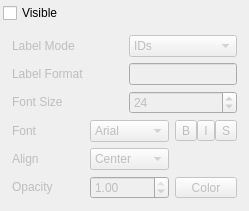
        <widget class="QWidget" name="tab_CellLabel">
         <attribute name="title">
          <string>Cell Label</string>
         </attribute>
         <layout class="QGridLayout">
          <property name="margin">
           <number>3</number>
          </property>
          <property name="spacing">
           <number>3</number>
          </property>
          <item row="0" column="0">
           <widget class="QCheckBox" name="checkBoxLabelCells">
            <property name="text">
             <string>Visible</string>
            </property>
           </widget>
          </item>
          <item row="1" column="0">
           <widget class="QFrame" name="frame_CellLabelStyle">
            <property name="enabled">
             <bool>false</bool>
            </property>
            <layout class="QGridLayout">
             <item row="2" column="2" colspan="2">
              <widget class="QSpinBox" name="spinBoxSize_Cell">
               <property name="sizePolicy">
                <sizepolicy hsizetype="Minimum" vsizetype="Fixed">
                 <horstretch>0</horstretch>
                 <verstretch>0</verstretch>
                </sizepolicy>
               </property>
               <property name="minimum">
                <number>1</number>
               </property>
               <property name="maximum">
                <number>1024</number>
               </property>
               <property name="value">
                <number>24</number>
               </property>
              </widget>
             </item>
             <item row="0" column="0" colspan="2">
              <widget class="QLabel" name="label_size_3">
               <property name="sizePolicy">
                <sizepolicy hsizetype="Minimum" vsizetype="Fixed">
                 <horstretch>0</horstretch>
                 <verstretch>0</verstretch>
                </sizepolicy>
               </property>
               <property name="text">
                <string>Label Mode</string>
               </property>
              </widget>
             </item>
             <item row="4" column="3">
              <layout class="QHBoxLayout">
               <property name="spacing">
                <number>0</number>
               </property>
               <item>
                <widget class="QToolButton" name="toolButtonBold_Cell">
                 <property name="toolTip">
                  <string>Bold</string>
                 </property>
                 <property name="whatsThis">
                  <string>Turn this option on to get bold labels.</string>
                 </property>
                 <property name="text">
                  <string>B</string>
                 </property>
                 <property name="checkable">
                  <bool>true</bool>
                 </property>
                </widget>
               </item>
               <item>
                <widget class="QToolButton" name="toolButtonItalic_Cell">
                 <property name="toolTip">
                  <string>Italic</string>
                 </property>
                 <property name="whatsThis">
                  <string>Turn this option on to get italic labels.</string>
                 </property>
                 <property name="text">
                  <string>I</string>
                 </property>
                 <property name="checkable">
                  <bool>true</bool>
                 </property>
                </widget>
               </item>
               <item>
                <widget class="QToolButton" name="toolButtonShadow_Cell">
                 <property name="enabled">
                  <bool>false</bool>
                 </property>
                 <property name="toolTip">
                  <string>Shadow</string>
                 </property>
                 <property name="whatsThis">
                  <string>Turn this option on to get a shadow under the labels.</string>
                 </property>
                 <property name="text">
                  <string>S</string>
                 </property>
                 <property name="checkable">
                  <bool>true</bool>
                 </property>
                </widget>
               </item>
              </layout>
             </item>
             <item row="0" column="2" colspan="2">
              <widget class="QComboBox" name="comboLabelMode_Cell">
               <property name="sizePolicy">
                <sizepolicy hsizetype="Minimum" vsizetype="Fixed">
                 <horstretch>0</horstretch>
                 <verstretch>0</verstretch>
                </sizepolicy>
               </property>
               <property name="whatsThis">
                <string>Used to set the label font.</string>
               </property>
               <item>
                <property name="text">
                 <string>IDs</string>
                </property>
               </item>
               <item>
                <property name="text">
                 <string>Scalars</string>
                </property>
               </item>
               <item>
                <property name="text">
                 <string>Vectors</string>
                </property>
               </item>
               <item>
                <property name="text">
                 <string>Normals</string>
                </property>
               </item>
               <item>
                <property name="text">
                 <string>TCoords</string>
                </property>
               </item>
               <item>
                <property name="text">
                 <string>Tensors</string>
                </property>
               </item>
               <item>
                <property name="text">
                 <string>FieldData</string>
                </property>
               </item>
              </widget>
             </item>
             <item row="4" column="0">
              <widget class="QLabel" name="label_cell_font">
               <property name="sizePolicy">
                <sizepolicy hsizetype="Minimum" vsizetype="Fixed">
                 <horstretch>0</horstretch>
                 <verstretch>0</verstretch>
                </sizepolicy>
               </property>
               <property name="text">
                <string>Font</string>
               </property>
              </widget>
             </item>
             <item row="2" column="0" colspan="2">
              <widget class="QLabel" name="label_size_2">
               <property name="sizePolicy">
                <sizepolicy hsizetype="Minimum" vsizetype="Fixed">
                 <horstretch>0</horstretch>
                 <verstretch>0</verstretch>
                </sizepolicy>
               </property>
               <property name="text">
                <string>Font Size</string>
               </property>
              </widget>
             </item>
             <item row="6" column="0">
              <widget class="QLabel" name="label_15">
               <property name="sizePolicy">
                <sizepolicy hsizetype="Minimum" vsizetype="Fixed">
                 <horstretch>0</horstretch>
                 <verstretch>0</verstretch>
                </sizepolicy>
               </property>
               <property name="text">
                <string>Opacity</string>
               </property>
              </widget>
             </item>
             <item row="6" column="3">
              <widget class="pqColorChooserButton" name="buttonColor_Cell">
               <property name="sizePolicy">
                <sizepolicy hsizetype="Minimum" vsizetype="Fixed">
                 <horstretch>0</horstretch>
                 <verstretch>0</verstretch>
                </sizepolicy>
               </property>
               <property name="whatsThis">
                <string>Click this button to set the title color.</string>
               </property>
               <property name="text">
                <string>Color</string>
               </property>
              </widget>
             </item>
             <item row="6" column="1" colspan="2">
              <widget class="QDoubleSpinBox" name="spinBoxOpacity_Cell">
               <property name="whatsThis">
                <string>Used to set the label opacity.</string>
               </property>
               <property name="maximum">
                <double>1.000000000000000</double>
               </property>
               <property name="singleStep">
                <double>0.100000000000000</double>
               </property>
               <property name="value">
                <double>1.000000000000000</double>
               </property>
              </widget>
             </item>
             <item row="4" column="1" colspan="2">
              <widget class="QComboBox" name="comboFontFamily_Cell">
               <property name="sizePolicy">
                <sizepolicy hsizetype="Minimum" vsizetype="Fixed">
                 <horstretch>0</horstretch>
                 <verstretch>0</verstretch>
                </sizepolicy>
               </property>
               <property name="whatsThis">
                <string>Used to set the label font.</string>
               </property>
               <item>
                <property name="text">
                 <string>Arial</string>
                </property>
               </item>
               <item>
                <property name="text">
                 <string>Courier</string>
                </property>
               </item>
               <item>
                <property name="text">
                 <string>Times</string>
                </property>
               </item>
              </widget>
             </item>
             <item row="5" column="0">
              <widget class="QLabel" name="label_16">
               <property name="sizePolicy">
                <sizepolicy hsizetype="Minimum" vsizetype="Fixed">
                 <horstretch>0</horstretch>
                 <verstretch>0</verstretch>
                </sizepolicy>
               </property>
               <property name="text">
                <string>Align</string>
               </property>
              </widget>
             </item>
             <item row="5" column="1" colspan="2">
              <widget class="QComboBox" name="comboTextAlign_Cell">
               <property name="sizePolicy">
                <sizepolicy hsizetype="Minimum" vsizetype="Fixed">
                 <horstretch>0</horstretch>
                 <verstretch>0</verstretch>
                </sizepolicy>
               </property>
               <property name="whatsThis">
                <string>Used to set the label font.</string>
               </property>
               <property name="currentIndex">
                <number>1</number>
               </property>
               <item>
                <property name="text">
                 <string>Left</string>
                </property>
               </item>
               <item>
                <property name="text">
                 <string>Center</string>
                </property>
               </item>
               <item>
                <property name="text">
                 <string>Right</string>
                </property>
               </item>
              </widget>
             </item>
             <item row="1" column="0">
              <widget class="QLabel" name="label_4">
               <property name="text">
                <string>Label Format</string>
               </property>
              </widget>
             </item>
             <item row="1" column="2" colspan="2">
              <widget class="QLineEdit" name="lineEdit_CellFormat">
               <property name="sizePolicy">
                <sizepolicy hsizetype="Minimum" vsizetype="Fixed">
                 <horstretch>0</horstretch>
                 <verstretch>0</verstretch>
                </sizepolicy>
               </property>
               <property name="toolTip">
                <string>printf format for label</string>
               </property>
              </widget>
             </item>
            </layout>
           </widget>
          </item>
         </layout>
        </widget>
